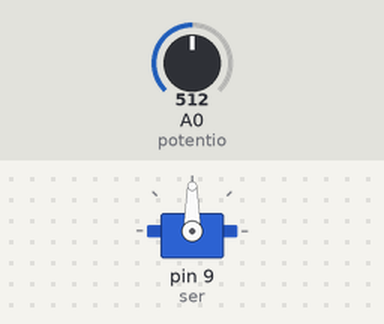
Simulated run of this sketch. Board: Arduino Uno, built with avr-gcc and run on an emulated ATmega328P. Parts: servo. The test bench sets the inputs (shaded band); at power-on: A0 (potentio) = 512.

Above: at 1.2 s.
1.3 s: A0 (potentio) set to 716
At 1.7 s:
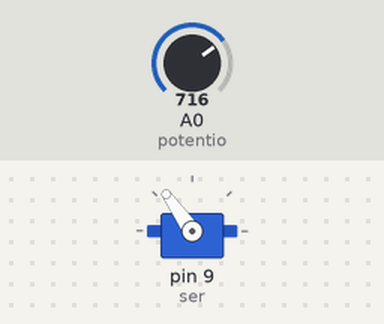
2.8 s: A0 (potentio) set to 900
At 3.8 s:
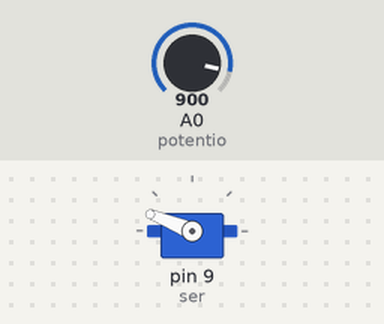
4.3 s: A0 (potentio) set to 1023
At 5.1 s:
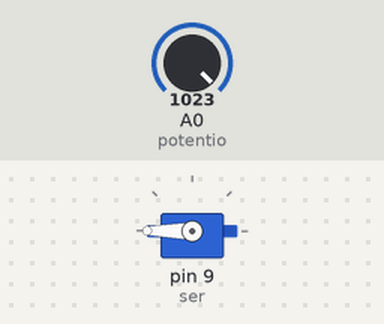
5.8 s: A0 (potentio) set to 306
At 6.3 s:
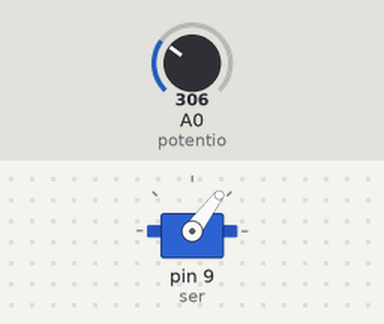
7.3 s: A0 (potentio) set to 122
At 8.4 s:
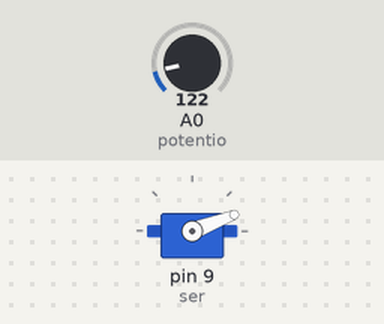
Timing chart, 0 to 9.8 s (numbered marks = the images above; inputs shaded):
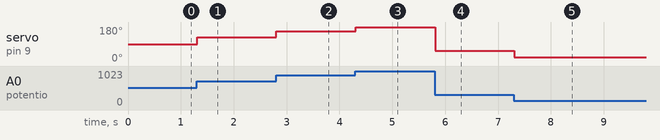

The sketch:

Q4.ino
```cpp
#include <Servo.h>

Servo ser;
const int potentio = A0;  // pin of potentiometer
int a; // amount of potentiometer transform
void setup() {
  ser.attach(9);
}
void loop() {
  a = analogRead(potentio);
  a = map(a, 0, 1023, 0, 180);
  ser.write(a);
  delay(10);
}
```

Measured:
- after the input at 1.3 s, servo on pin 9 (ser): 90° → 125° at once
- after the input at 2.8 s, servo on pin 9 (ser): 125° → 158° at once
- after the input at 4.3 s, servo on pin 9 (ser): 158° → 180° at once
- after the input at 5.8 s, servo on pin 9 (ser): 180° → 53° at once
- after the input at 7.3 s, servo on pin 9 (ser): 53° → 21° at once
